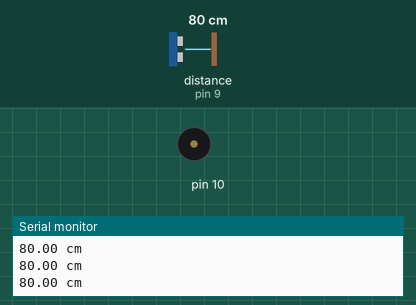
Recording of a sketch running on a simulated Arduino Uno, built with avr-gcc and run on an emulated ATmega328P. Parts: buzzer (waves = sounding), the last lines printed to the serial monitor. The test bench sets the inputs (shaded band); at power-on: distance to the obstacle (sensor on pin 9) 80 cm.

Above: at 1.2 s.
1.3 s: distance to the obstacle (sensor on pin 9) set to 11 cm
2.8 s: distance to the obstacle (sensor on pin 9) set to 8 cm
At 4.0 s:
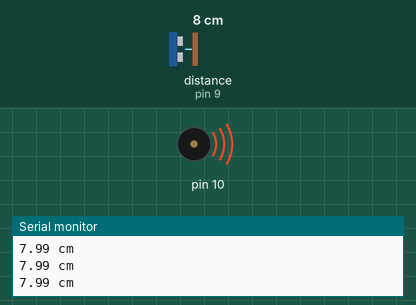
4.3 s: distance to the obstacle (sensor on pin 9) set to 18 cm
At 5.1 s:
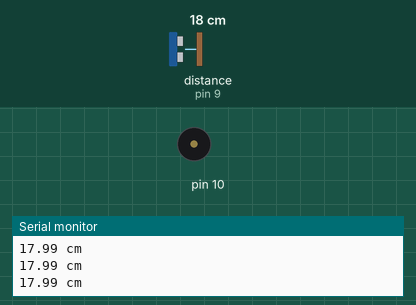
Timing chart, 0 to 7.3 s (numbered marks = the images above; inputs shaded):
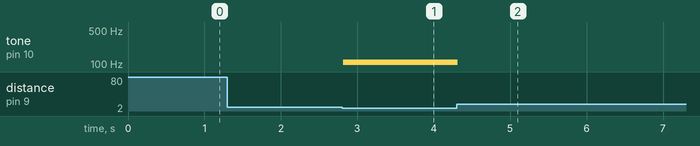

The sketch:

sensor.ino
```cpp
//Sensor de Ultrasonico


//adicionando a biblioteca ultrasonic
#include "Ultrasonic.h"

//Criando objeto Ultrasonic e já definindo as portas
Ultrasonic Ultrasonic(11,9);


long microsec = 0;
float distanciaCM = 0;

int led1 = 11;
int led2 = 12;
int led3 = 13;


void setup() {
  Serial.begin(9600);
  pinMode(10, OUTPUT);
}

void loop() {

  //Lendo o senor
  microsec = Ultrasonic.timing();

  //Convertendo a distência em CM
  distanciaCM = Ultrasonic.convert(microsec, Ultrasonic::CM);


  Serial.print(distanciaCM);
  Serial.println(" cm");


  if (distanciaCM <10){
    tone(10,109,90);
  }

  if (distanciaCM <5){
    tone(10,210,150);
  }

  if (distanciaCM >10){
    tone(10, LOW);

  }

}
```

Measured:
- the behaviour switches between 10 and 9 cm on distance to the obstacle (sensor on pin 9) (found by bisection; images 0 and 1)
- after the input at 2.8 s, tone on pin 10: silent → 109 Hz at once
- after the input at 4.3 s, tone on pin 10: 109 Hz → silent at once
